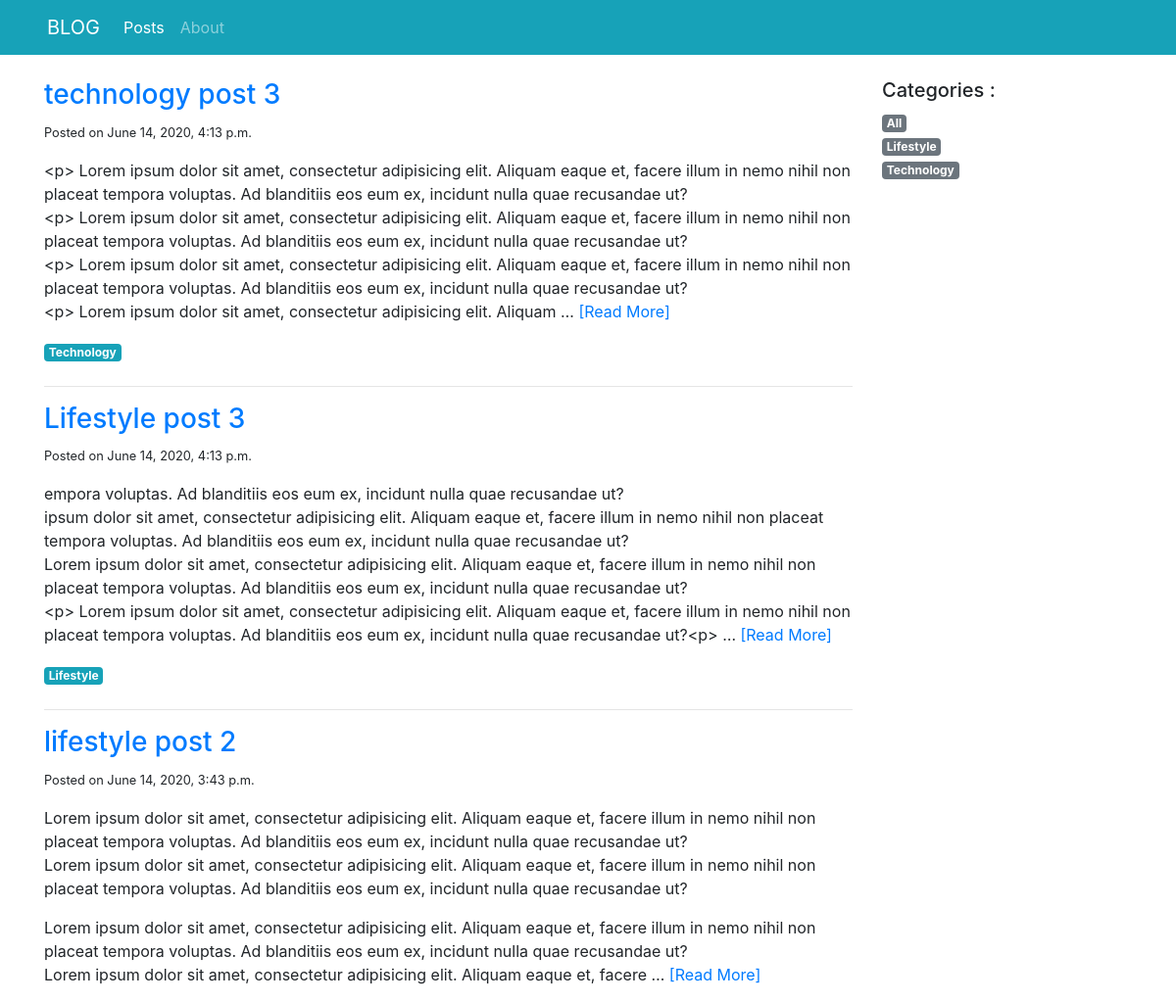
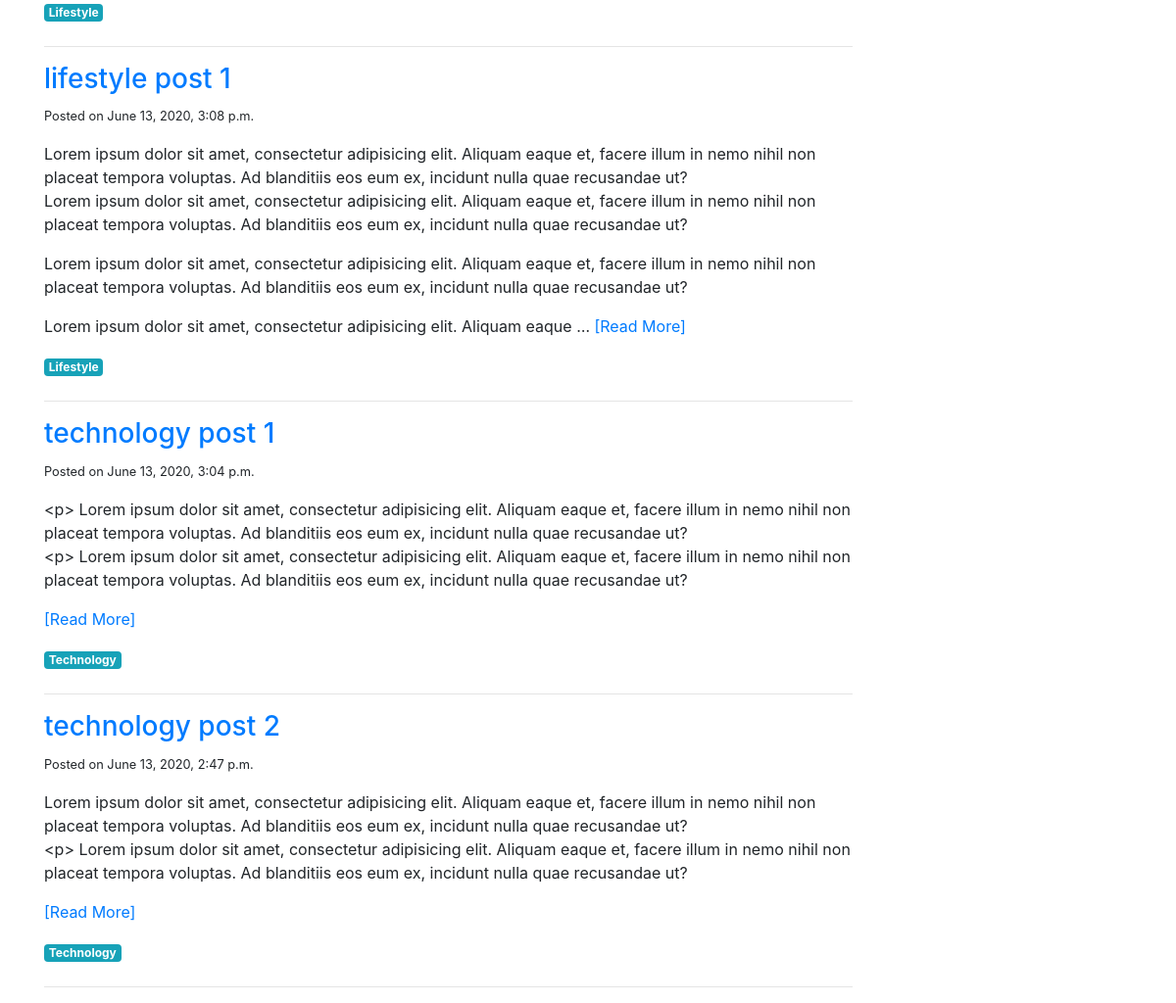
Page /blog/posts/ on the committed database (2 pictures, top to bottom).
### blog/models.py (models this page shows, shortened)
class Post(models.Model):
    title = models.CharField(max_length=100)
    category = models.ForeignKey('PostCategory', null=True, blank=True, on_delete=models.DO_NOTHING)
    published = models.BooleanField(default=True)
    text = models.TextField(blank=True)
    created_at = models.DateTimeField(auto_now_add=True)

class PostCategory(models.Model):
    name = models.CharField(max_length=50)
    def slug(self):
        return slugify(self.name)
    def __str__(self):
        return self.name

### blog/views.py (the view)
# urls.py: path('posts/', views.post_list, name='home'),
def post_list(request, category_name=model_helpers.post_category_all.slug()):
    category, posts = model_helpers.get_category_and_posts(category_name)
    categories = model_helpers.get_categories()
    context = {
        'navigation_items': navigation.navigation_items(navigation.NAV_POSTS),
        'category': category,
        'categories': categories,
        'posts': posts,
    }
    return render(request, 'blog/post_list.html', context)

### blog/model_helpers.py (called while the page is built, shortened)
def get_category_and_posts(category_name):
    posts = Post.objects.filter(published=True)
    if category_name == post_category_all.slug():
        category = post_category_all
    posts = posts.order_by('-created_at')
    return category, posts

def get_categories():
    categories = list(PostCategory.objects.all().order_by('name')) # convert to list
    categories.insert(0, post_category_all)                        # and add a get all in first position
    return categories

### blog/navigation.py (called while the page is built)
def navigation_items(selected_item):
    items = []
    for name, url in NAV_ITEMS:
        items.append({
            'name': name,
            'url': url,
            'active': True if selected_item == name else False
        })
    return items

### blog/templates/blog/post_list.html (shortened to what this page needs)
{% extends 'base.html' %}
{% block content %}
    <div class="col-sm-9">
        {% for post in posts %}
            <div class="mb-4">
                <h3><a href="{% url 'post-detail' post.pk %}">{{ post.title }}</a></h3>
                <small>Posted on {{ post.created_at }}</small>
                <p class="text-muted">
                    {{ post.text|linebreaks|safe|truncatewords:100 }}
                    <a href="#"> [Read More] </a>
                </p>
                <a href="{% url 'post_list' post.category.slug %}" class="badge badge-info">
                    {{ post.category|capfirst }}</a>
            </div>
            <hr>
        {% endfor %}
    </div>
<div class="col-sm-3">
    <h5>Categories :</h5>
    <ul class="list-unstyled">
        {% for cat in categories %}
        <li><a href="{% url 'post_list' cat.slug %}" class="badge badge-secondary">
            {{ cat.name|capfirst }}</a>
        </li>
        {% endfor %}
    </ul>
</div>
{% endblock %}

### rows in the picture
Post: title "technology post 3", created_at "June 14, 2020, 4:13 p.m.", text "<p> Lorem ipsum dolor sit amet, consectetur adipisicing elit. Aliquam eaque et, facere illum in nemo nihil non placeat tempora voluptas. Ad blanditiis eos eum ex, incidunt nulla quae recusandae ut? <p> Lorem ipsum dolor sit amet, consectetur adipisicing elit. Aliquam eaque et, facere illum in nemo nihil non placeat tempora voluptas. Ad blanditiis eos eum ex, incidunt nulla quae recusandae ut? <p> Lorem ipsum dolor sit amet, consectetur adipisicing elit. Aliquam eaque et, facere illum in nemo nihil non placeat tempora voluptas. Ad blanditiis eos eum ex, incidunt nulla quae recusandae ut? <p> Lorem ipsum dolor sit amet, consectetur adipisicing elit. Aliquam …", category "Technology"
Post: title "Lifestyle post 3", created_at "June 14, 2020, 4:13 p.m.", text "empora voluptas. Ad blanditiis eos eum ex, incidunt nulla quae recusandae ut? ipsum dolor sit amet, consectetur adipisicing elit. Aliquam eaque et, facere illum in nemo nihil non placeat tempora voluptas. Ad blanditiis eos eum ex, incidunt nulla quae recusandae ut? Lorem ipsum dolor sit amet, consectetur adipisicing elit. Aliquam eaque et, facere illum in nemo nihil non placeat tempora voluptas. Ad blanditiis eos eum ex, incidunt nulla quae recusandae ut? <p> Lorem ipsum dolor sit amet, consectetur adipisicing elit. Aliquam eaque et, facere illum in nemo nihil non placeat tempora voluptas. Ad blanditiis eos eum ex, incidunt nulla quae recusandae ut?<p> …", category "Lifestyle"
Post: title "lifestyle post 2", created_at "June 14, 2020, 3:43 p.m.", text "Lorem ipsum dolor sit amet, consectetur adipisicing elit. Aliquam eaque et, facere illum in nemo nihil non placeat tempora voluptas. Ad blanditiis eos eum ex, incidunt nulla quae recusandae ut? Lorem ipsum dolor sit amet, consectetur adipisicing elit. Aliquam eaque et, facere illum in nemo nihil non placeat tempora voluptas. Ad blanditiis eos eum ex, incidunt nulla quae recusandae ut? Lorem ipsum dolor sit amet, consectetur adipisicing elit. Aliquam eaque et, facere illum in nemo nihil non placeat tempora voluptas. Ad blanditiis eos eum ex, incidunt nulla quae recusandae ut? Lorem ipsum dolor sit amet, consectetur adipisicing elit. Aliquam eaque et, facere …", category "Lifestyle"
Post: title "lifestyle post 1", created_at "June 13, 2020, 3:08 p.m.", text "Lorem ipsum dolor sit amet, consectetur adipisicing elit. Aliquam eaque et, facere illum in nemo nihil non placeat tempora voluptas. Ad blanditiis eos eum ex, incidunt nulla quae recusandae ut? Lorem ipsum dolor sit amet, consectetur adipisicing elit. Aliquam eaque et, facere illum in nemo nihil non placeat tempora voluptas. Ad blanditiis eos eum ex, incidunt nulla quae recusandae ut? Lorem ipsum dolor sit amet, consectetur adipisicing elit. Aliquam eaque et, facere illum in nemo nihil non placeat tempora voluptas. Ad blanditiis eos eum ex, incidunt nulla quae recusandae ut? Lorem ipsum dolor sit amet, consectetur adipisicing elit. Aliquam eaque …", category "Lifestyle"
Post: title "technology post 1", created_at "June 13, 2020, 3:04 p.m.", text "<p> Lorem ipsum dolor sit amet, consectetur adipisicing elit. Aliquam eaque et, facere illum in nemo nihil non placeat tempora voluptas. Ad blanditiis eos eum ex, incidunt nulla quae recusandae ut? <p> Lorem ipsum dolor sit amet, consectetur adipisicing elit. Aliquam eaque et, facere illum in nemo nihil non placeat tempora voluptas. Ad blanditiis eos eum ex, incidunt nulla quae recusandae ut?", category "Technology"
Post: title "technology post 2", created_at "June 13, 2020, 2:47 p.m.", text "Lorem ipsum dolor sit amet, consectetur adipisicing elit. Aliquam eaque et, facere illum in nemo nihil non placeat tempora voluptas. Ad blanditiis eos eum ex, incidunt nulla quae recusandae ut? <p> Lorem ipsum dolor sit amet, consectetur adipisicing elit. Aliquam eaque et, facere illum in nemo nihil non placeat tempora voluptas. Ad blanditiis eos eum ex, incidunt nulla quae recusandae ut?", category "Technology"
PostCategory: name "Lifestyle"
PostCategory: name "Technology"

### other values in the picture
{{ item.name }} "Posts" "About"
{{ cat.name|capfirst }} "All"
